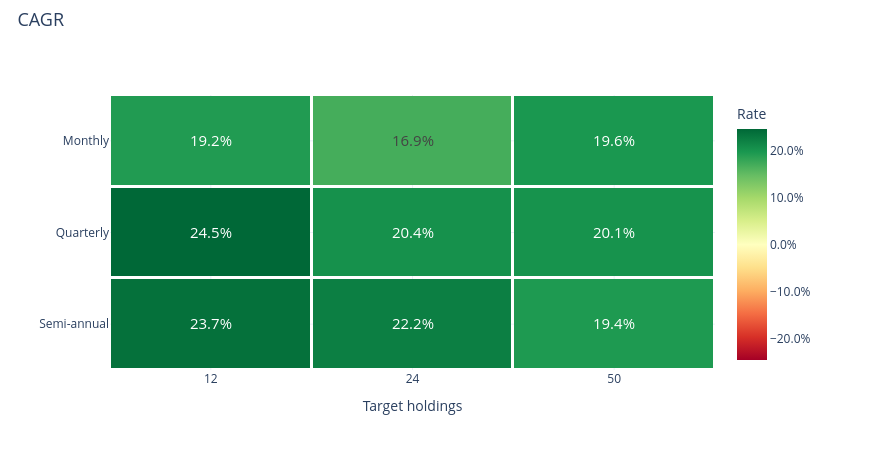

Write notebook code for a chart like this one.
### Markdown cell above
### CAGR

### Code cell
research.heatmap('cagr')

### Figure 1 — Plotly figure (JSON) as saved in the notebook; plotly's stock layout.template omitted (floating-point values rounded to 4 significant figures)
{"data": [{"colorbar": {"tickformat": ".1%", "title": {"text": "Rate"}}, "colorscale": [[0.0, "rgb(165,0,38)"], [0.1, "rgb(215,48,39)"], [0.2, "rgb(244,109,67)"], [0.3, "rgb(253,174,97)"], [0.4, "rgb(254,224,139)"], [0.5, "rgb(255,255,191)"], [0.6, "rgb(217,239,139)"], [0.7, "rgb(166,217,106)"], [0.8, "rgb(102,189,99)"], [0.9, "rgb(26,152,80)"], [1.0, "rgb(0,104,55)"]], "text": [["19.2%", "16.9%", "19.6%"], ["24.5%", "20.4%", "20.1%"], ["23.7%", "22.2%", "19.4%"]], "textfont": {"size": 15}, "texttemplate": "%{text}", "type": "heatmap", "x": ["12", "24", "50"], "xgap": 3, "y": ["Monthly", "Quarterly", "Semi-annual"], "ygap": 3, "z": [[0.1918, 0.1687, 0.1962], [0.2453, 0.2037, 0.2015], [0.2366, 0.222, 0.1938]], "zmax": 0.2453, "zmid": 0.0, "zmin": -0.2453}], "layout": {"height": 450, "hovermode": "closest", "legend": {"font": {"size": 12}, "itemclick": "toggle", "itemdoubleclick": "toggleothers", "x": 1.025, "y": 1}, "margin": {"b": 80, "l": 110, "r": 155, "t": 95}, "title": {"font": {"size": 18}, "text": "CAGR", "x": 0.02, "y": 0.97}, "width": 870, "xaxis": {"title": {"text": "Target holdings"}}, "yaxis": {"autorange": "reversed"}}}
